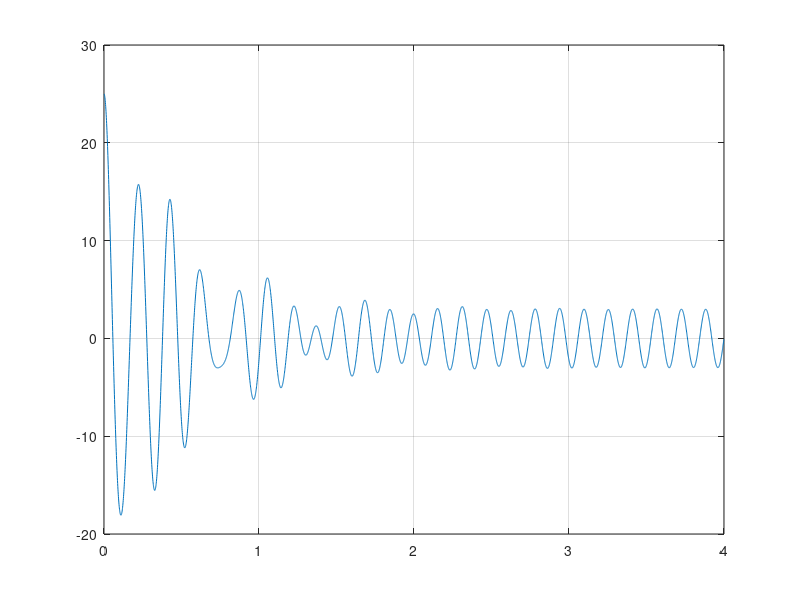

Source code (MATLAB):
close all;
clear;
%Numerical time integration of mass spring damper
%Starting from unstretched spring
%Starting from rest
%Basic data
M0=75;
wp=40;
kTheta=1800;
bTheta=8;
J=2;
EndTime=4.0;
StepTime=1e-5;
theta_Init=25*pi/180;
thetaDot_Init=0;
%Initialize
%Current values of theta, thetaDot and thetaDotDot for Time = 0
%Initially old values are simply set to current values
Time=0.0;
theta=theta_Init;
thetaDot=thetaDot_Init;
%Initialize counters so that plot data is only saved once pr. a number of
%time steps corresponding to ReportInterval
ReportCounter=0;
ReportInterval=100;
Counter=ReportInterval;
%Start time integration
while Time<EndTime
    %Compute angular acceleration
    thetaDotDot=(M0*sin(wp*Time)-kTheta*theta-bTheta*thetaDot)/J;
    %report
    if Counter==ReportInterval
        Counter=0;
        ReportCounter=ReportCounter+1;
        Time_Plot(ReportCounter)=Time;
        theta_Plot(ReportCounter)=theta*180/pi;
        thetaDot_Plot(ReportCounter)=thetaDot;
        thetaDotDot_Plot(ReportCounter)=thetaDotDot;
    end;
    %Time integrate
    theta=theta+thetaDot*StepTime;
    thetaDot=thetaDot+thetaDotDot*StepTime;
    Time=Time+StepTime;
    Counter=Counter+1;
end;
plot(Time_Plot,theta_Plot);
grid;